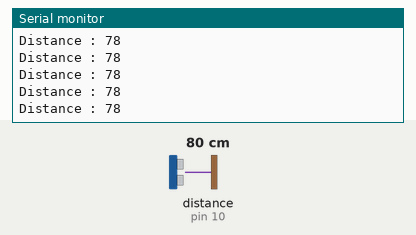
Bench run of a sketch on a simulated Arduino Uno, built with avr-gcc and run on an emulated ATmega328P. Shown: the last lines printed to the serial monitor. Wiring (inferred from the names in the program): ultrasonic range finder: trigger pin 9; echo pin 10. The inputs (shaded band) are chosen by the test bench; at power-on: distance to the obstacle (sensor on pin 10) 80 cm. The echo pulse lasts 58.3 µs per cm.

Above: at 1.2 s.
1.3 s: distance to the obstacle (sensor on pin 10) set to 2 cm
At 1.9 s:
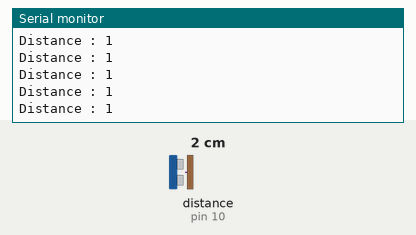
4.3 s: distance to the obstacle (sensor on pin 10) set to 18 cm
At 4.9 s:
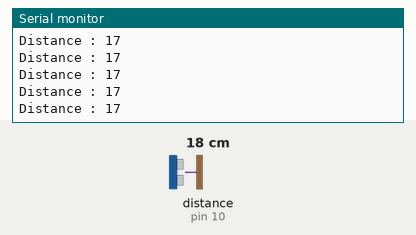
7.3 s: distance to the obstacle (sensor on pin 10) set to 4 cm
At 8.3 s:
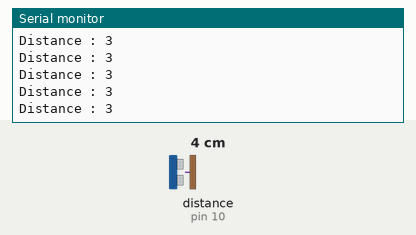
Timing chart, 0 to 10.3 s (numbered marks = the images above; inputs shaded):
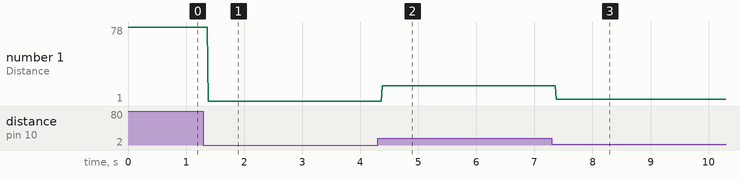

The sketch:

Ultrasonic_wave_Exp5.ino
```cpp
const int trigPIN = 9;
const int echoPIN  = 10;

long duration;
int distance;


void setup() {
  pinMode(trigPIN,OUTPUT);
  pinMode(echoPIN,INPUT);
  Serial.begin(9600);

}

void loop() {
  digitalWrite(trigPIN,LOW);
  delayMicroseconds(2);
  digitalWrite(trigPIN,HIGH);
  delayMicroseconds(10);
  digitalWrite(trigPIN,LOW);

  duration = pulseIn(echoPIN,HIGH);
  distance = duration * 0.034/2;
  Serial.print("Distance : ");
  Serial.println(distance);

}
```

Measured:
- after the input at 1.3 s, the serial monitor: prints a new line after 0.08 s (image 1)
- after the input at 4.3 s, the serial monitor: prints a new line after 0.08 s (image 2)
- after the input at 7.3 s, the serial monitor: prints a new line after 0.07 s (image 3)
- plotted number 1: 78 → 1 after the input at 1.3 s, 1 → 17 after the input at 4.3 s, 17 → 3 after the input at 7.3 s
